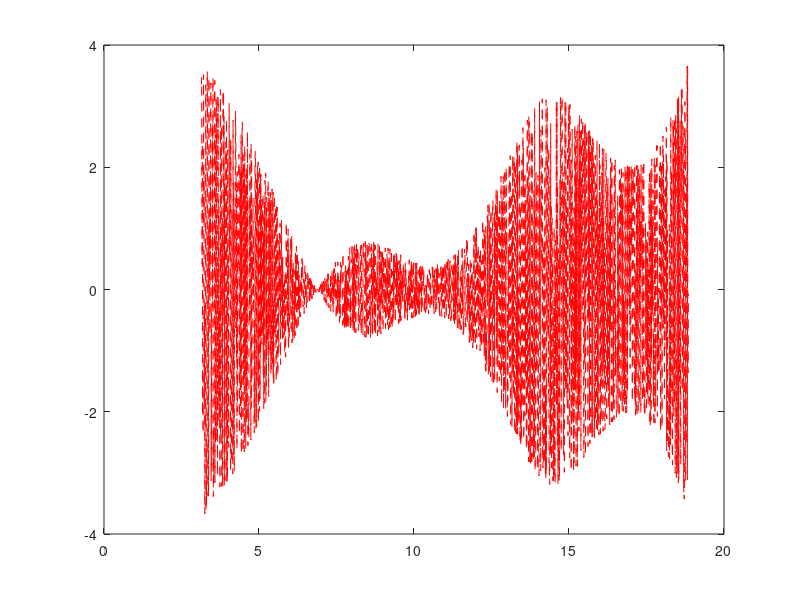

Recreate this plot in MATLAB.
% Generate xPoints as a column vector
xPoints = linspace(pi, 6*pi, 2000);

% Generate results of the xPoints vector with using defined function
yPoints = 3*sin(xPoints.^(3*xPoints)./xPoints).*tan(log(3*exp(0.2*sin(xPoints)).*xPoints))

plot(xPoints, yPoints, 'r--')